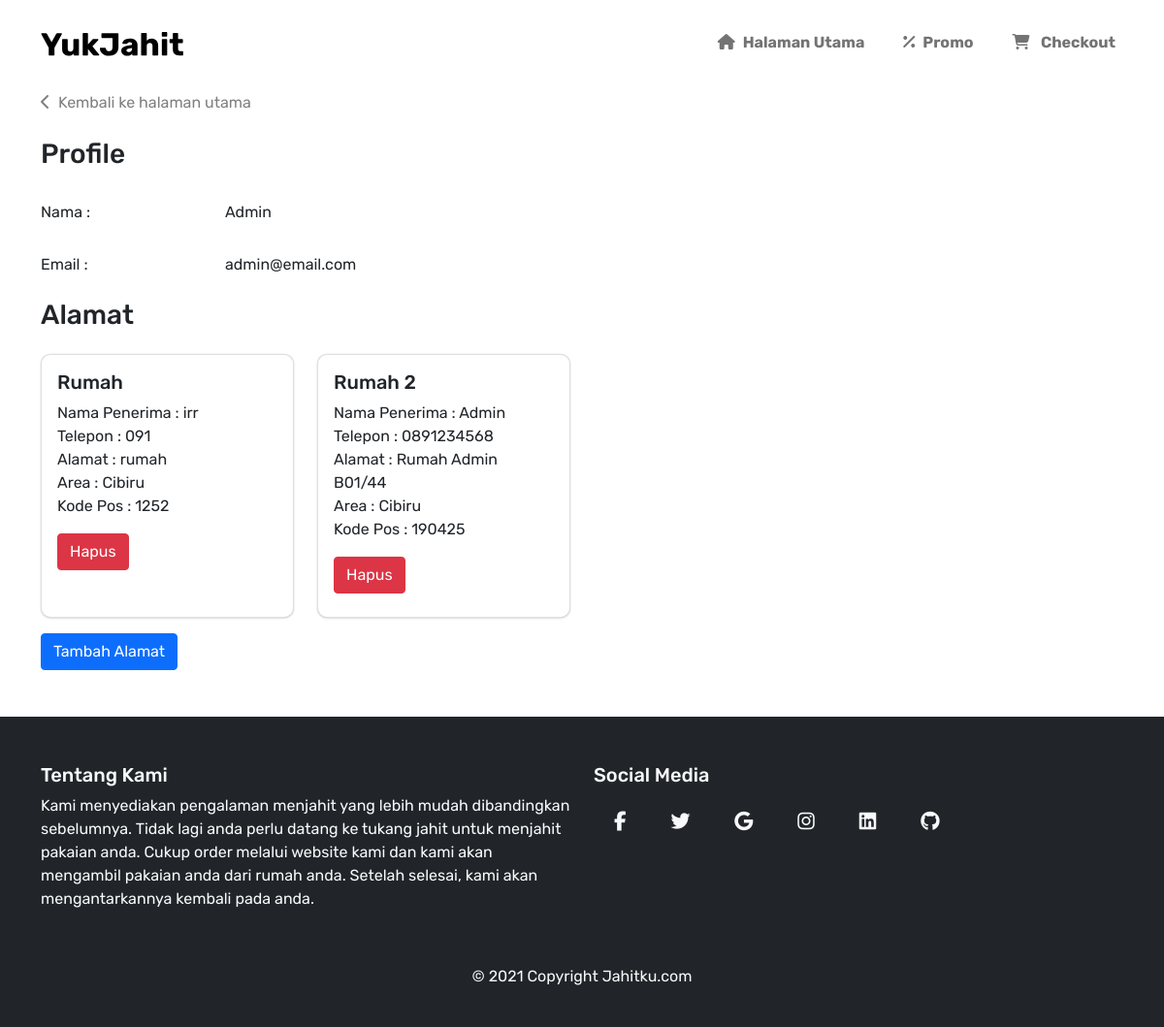
Before: /profile.php (signed in) with the older database file.
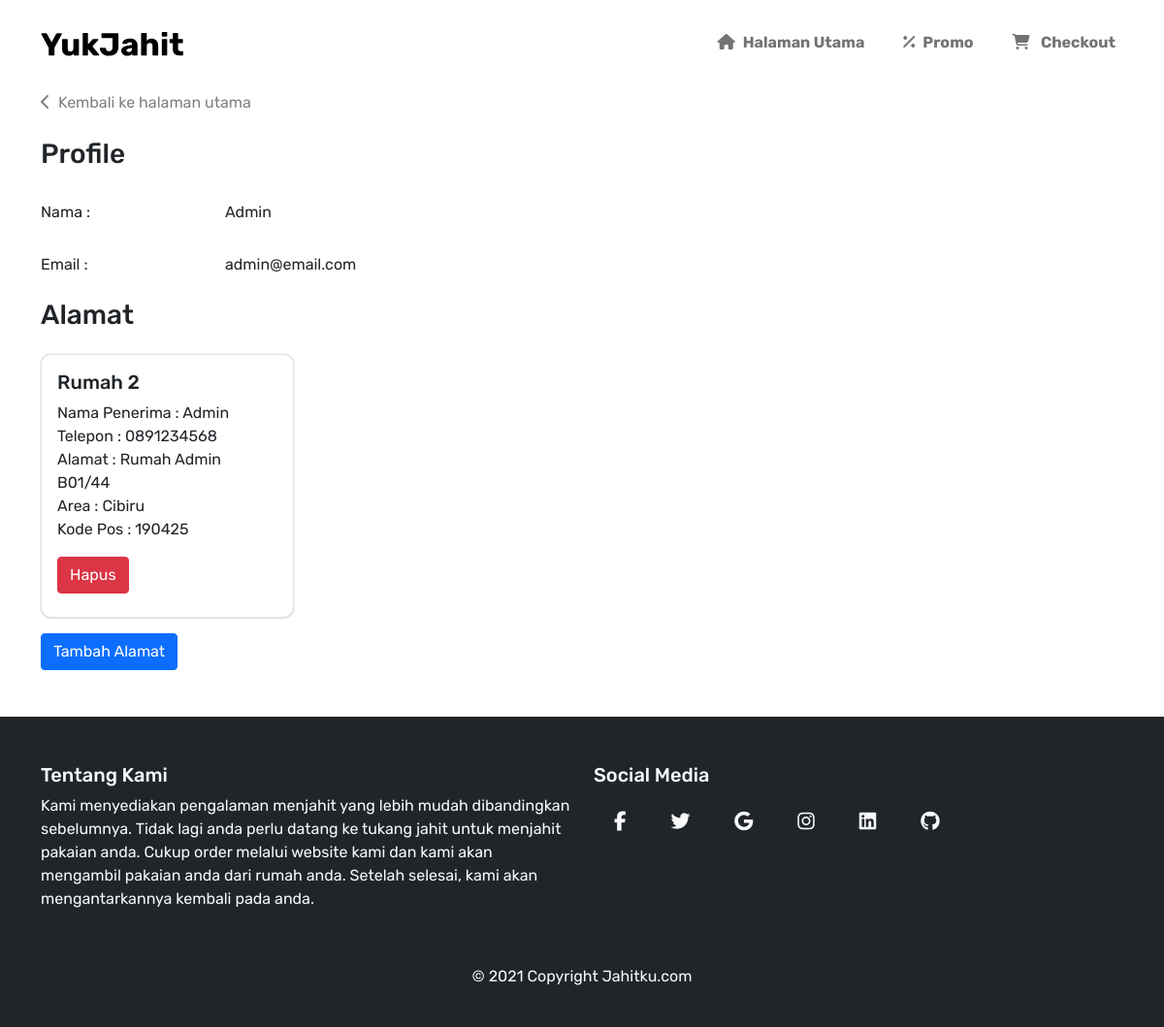
After: the same page with the newer database file.
### tables this page shows
CREATE TABLE `alamat` (
  `id_alamat` int(11) NOT NULL,
  `id_pengguna` int(11) NOT NULL,
  `label` varchar(30) NOT NULL,
  `nama_penerima` varchar(30) NOT NULL,
  `telepon` varchar(20) NOT NULL,
  `alamat` varchar(300) NOT NULL,
  `area` varchar(30) NOT NULL,
  `kodepos` varchar(10) NOT NULL
);

### profile.php (the view, shortened to what this page needs)
<?php
include "server/connection.php";
$email = $_SESSION['email'];
$query_getprofile = mysqli_query($connect, "CALL getUserEmail('$email')");
$data_getprofile = mysqli_fetch_array($query_getprofile);
$id = $data_getprofile['id'];
mysqli_next_result($connect);
$query_getalamat = mysqli_query($connect, "CALL getAlamatID('$id')");
$alamat_status = mysqli_num_rows($query_getalamat);
if (empty($_SESSION['email']) and empty($_SESSION['status'])) {
    header("location: login.php");
} else {
?>
    <!doctype html>
    <html lang="en">
    <head>
        <?php
        include "assets/components/header.php";
        ?>
        <link rel="stylesheet" href="assets/css/style.css">
    </head>
    <body>
        <?php
        include "assets/components/navbar-profil.php";
        ?>
        <main>
            <div class="container mt-1 mb-5">
                <a href="index.php" class="text-black-50 mt-5" style="text-decoration: none;"><i class="fas fa-chevron-left me-2"></i>Kembali ke halaman utama</a>
                <h3 class="mt-4">Profile</h3>
                <form class="mt-4">
                    <div class="row mb-3">
                        <label class="col-sm-2 col-form-label">Nama :</label>
                        <div class="col-sm-10">
                            <input type="text" readonly class="form-control-plaintext" value="<?php echo $data_getprofile['name'] ?>">
                        </div>
                    </div>
                    <div class="row mb-3">
                        <label class="col-sm-2 col-form-label">Email :</label>
                        <div class="col-sm-10">
                            <input type="text" readonly class="form-control-plaintext" value="<?php echo $data_getprofile['email'] ?>">
                        </div>
                    </div>
                </form>
                <h3 class="mb-4">Alamat</h3>
                <?php
                if ($alamat_status == 0) {
                    echo "<div class=col style='max-width: 200px'>";
                    echo "<div class='card card-custom'>";
                    echo "<div class='card-body'>";
                    echo "<h5 class=card-title>Tidak ada alamat</h5>";
                    echo "<p class=card-text>Alamat Kosong</p>";
                    echo "</div>";
                    echo "</div>";
                    echo "</div>";
                } else {
                    echo "<div class='row row-cols-2 row-cols-md-4 g-4'>";
                    while ($data_getalamat = mysqli_fetch_array($query_getalamat)) {
                        echo "<div class=col>";
                        echo "<div class='card card-custom h-100'>";
                        echo "<div class='card-body'>";
                        echo "<h5 class=card-title>$data_getalamat[label]</h5>";
                        echo "<p class=card-text>
                        Nama Penerima : $data_getalamat[nama_penerima]<br>
                        Telepon       : $data_getalamat[telepon]<br>
                        Alamat        : $data_getalamat[alamat]<br>
                        Area          : $data_getalamat[area]<br>
                        Kode Pos      : $data_getalamat[kodepos]<br>
                        </p>";
                        echo "<form method=POST action=server/deletealamat_process.php?id=$data_getalamat[id_alamat] class=mb-2>";
                        echo "<button type=submit class='btn btn-danger'>Hapus</button>";
                        echo "</form>";
                        echo "</div>";
                        echo "</div>";
                        echo "</div>";
                    }
                    echo "</div>";
                }
                ?>
                <button type="button" class="btn btn-primary mt-3" data-bs-toggle="modal" data-bs-target="#exampleModal">
                    Tambah Alamat
                </button>
            </div>
        </main>
        <?php
        include "assets/components/footer.php";
        ?>
    </body>
<?php
}
?>

Changed rows visible on the page:
removed alamat: label "Rumah", nama_penerima "irr", telepon "091", alamat "rumah", area "Cibiru", kodepos "1252"
